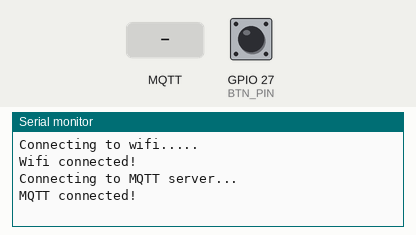
This sketch was run on a simulated ESP32. Parts: the last lines printed to the serial monitor. The inputs (shaded band) are chosen by the test bench; at power-on: GPIO 27 (BTN_PIN) HIGH. WiFi joins after 1.5 s; servers stay silent unless stated; no MQTT or app messages arrive unless stated.

Above: at 5.2 s.
5.3 s: MQTT message "1" arrives on the first subscribed topic
At 6.5 s:
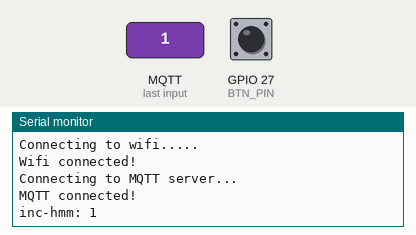
6.8 s: MQTT message "on" arrives on the first subscribed topic
At 7.9 s:
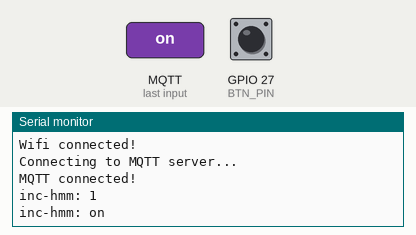
8.3 s: MQTT message "off" arrives on the first subscribed topic
At 9.0 s:
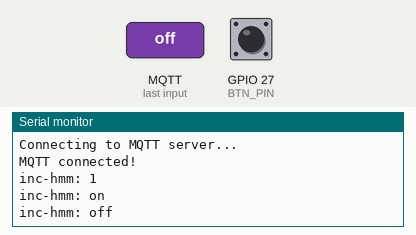

The sketch:

MQTT_button.ino
```cpp
#include <WiFi.h>
#include <MQTT.h>
#include <ArduinoJson.h>

char ssid[] = "wifi network name";	// Replace with your network SSID
char pass[] = "wifi password";			// Replace with your network password
char host[] = "test.mosquitto.org"; // don't change this.
char topic[] = "inc-hmm"; // don't change this.
String client_id = "esp1"; // but please change this :)

WiFiClient wifiClient;
MQTTClient client;

#define BTN_PIN 27
#define LED_BUILTIN 26

/*
Setup get run when the ESP32 starts up.
*/
void setup() {
  Serial.begin(115200); // serial communication for debugging
  pinMode(BTN_PIN, INPUT_PULLUP); // configure pin 27 as an input.
	// we're using INPUT_PULLUP mode, this makes connecting a button
	// very easy. No resistors needed.
	// More info: https://roboticsbackend.com/arduino-input_pullup-pinmode/

  // start wifi and mqtt
  WiFi.begin(ssid, pass);
  client.begin(host, wifiClient);
  client.onMessage(messageReceived); // call the messageReceived function when a message is received
	// connect wifi and mqtt
  connectWifi();
  connectMqtt();
	// say hi
  sendMessage("connect");
}

/*
* The loop function continuously check for new MQTT messages
*
*/
void loop() {
  client.loop();
  // check if connected to the MQTT relay server
  if (!client.connected()) {
    Serial.println("lost connection");
    connectMqtt();
    delay(5000); // prevent flooding the server
  }
  digitalWrite(LED_BUILTIN, LOW);    // turn the LED off by making the voltage LOW
  if ( digitalRead( BTN_PIN  ) == LOW ) { // if the button is pressed it will read as LOW here
    digitalWrite(LED_BUILTIN, HIGH);   // turn the LED on (HIGH is the voltage level)
    sendMessage("rotate"); // send the message
    delay(200); // debounce the button and prevent flooding the server.
  }
}


/* ---------------------- you can ignore code below this line --------------------- */

/*
* Wait for wifi connection
*/
void connectWifi() {
  Serial.print("Connecting to wifi...");
  while (WiFi.status() != WL_CONNECTED) {
    Serial.print(".");
    delay(1000);
  }
  Serial.println("\nWifi connected!");
  delay(1000);
}

/*
* Wait for MQTT connection and subscribe to the topic
*/
void connectMqtt() {
  Serial.print("\nConnecting to MQTT server...");
  while (!client.connect(client_id.c_str())) {
    Serial.print(".");
    delay(1000);
  }
  Serial.println("\nMQTT connected!");
  delay(1000);
  client.subscribe(topic);
}

/*
* In this example we're only sending, but recieved messages
* would be handled by this method.
*/
void messageReceived(String &topic, String &payload) {
  Serial.println(topic + ": " + payload);
  // we're only sending in this example, so nothing happens here.
}


/*
* Concat the command and parameter into a colon separated string
* and publish the message
*/
void sendMessage(String message, String parameter) {
  String msg = client_id + ":" + message + ":" + parameter;
  client.publish(topic, msg);
}

/*
* Overloaded sendMessage function without the parameter
*/
void sendMessage(String message) {
  sendMessage(message, "");
}
```

Measured:
- after the input at 5.3 s, the serial monitor: prints a new line at once (image 1)
- after the input at 6.8 s, the serial monitor: prints a new line at once (image 2)
- after the input at 8.3 s, the serial monitor: prints a new line at once (image 3)
